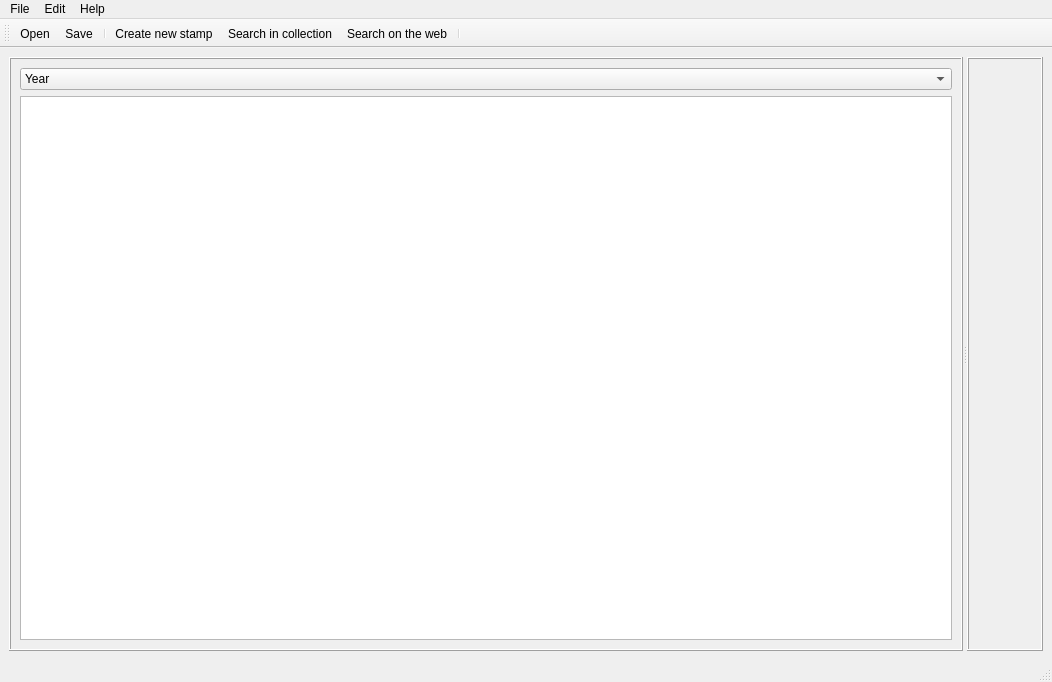
<?xml version="1.0" encoding="UTF-8"?>
<ui version="4.0">
 <class>MainWindow</class>
 <widget class="QMainWindow" name="MainWindow">
  <property name="geometry">
   <rect>
    <x>0</x>
    <y>0</y>
    <width>1052</width>
    <height>682</height>
   </rect>
  </property>
  <property name="windowTitle">
   <string>Philatelie</string>
  </property>
  <widget class="QWidget" name="centralwidget">
   <layout class="QHBoxLayout" name="horizontalLayout">
    <item>
     <widget class="QSplitter" name="splitter">
      <property name="orientation">
       <enum>Qt::Horizontal</enum>
      </property>
      <widget class="QFrame" name="frameFilter">
       <property name="sizePolicy">
        <sizepolicy hsizetype="Preferred" vsizetype="Preferred">
         <horstretch>0</horstretch>
         <verstretch>0</verstretch>
        </sizepolicy>
       </property>
       <property name="frameShape">
        <enum>QFrame::Box</enum>
       </property>
       <property name="frameShadow">
        <enum>QFrame::Raised</enum>
       </property>
       <layout class="QGridLayout" name="gridLayout_2">
        <item row="0" column="0">
         <widget class="QComboBox" name="comboBoxFilter">
          <item>
           <property name="text">
            <string>Year</string>
           </property>
          </item>
          <item>
           <property name="text">
            <string>Group</string>
           </property>
          </item>
          <item>
           <property name="text">
            <string>Category</string>
           </property>
          </item>
          <item>
           <property name="text">
            <string>Designer</string>
           </property>
          </item>
          <item>
           <property name="text">
            <string>Engraver</string>
           </property>
          </item>
         </widget>
        </item>
        <item row="1" column="0">
         <widget class="QListWidget" name="listWidgetFilter"/>
        </item>
       </layout>
      </widget>
      <widget class="QFrame" name="frameDisplay">
       <property name="frameShape">
        <enum>QFrame::Box</enum>
       </property>
       <property name="frameShadow">
        <enum>QFrame::Raised</enum>
       </property>
       <layout class="QVBoxLayout" name="verticalLayout">
        <item>
         <layout class="QGridLayout" name="gridLayoutDisplay"/>
        </item>
       </layout>
      </widget>
     </widget>
    </item>
   </layout>
  </widget>
  <widget class="QMenuBar" name="menubar">
   <property name="geometry">
    <rect>
     <x>0</x>
     <y>0</y>
     <width>1052</width>
     <height>25</height>
    </rect>
   </property>
   <widget class="QMenu" name="menuFile">
    <property name="title">
     <string>File</string>
    </property>
    <addaction name="actionOpen"/>
    <addaction name="actionSave"/>
    <addaction name="actionSave_as"/>
    <addaction name="separator"/>
    <addaction name="actionQuit"/>
   </widget>
   <widget class="QMenu" name="menuHelp">
    <property name="title">
     <string>Help</string>
    </property>
    <addaction name="actionAbout_Philatelie"/>
   </widget>
   <widget class="QMenu" name="menuEdit">
    <property name="title">
     <string>Edit</string>
    </property>
    <addaction name="actionCreate_new_stamp"/>
    <addaction name="actionSearchCollection"/>
    <addaction name="actionSearchWeb"/>
   </widget>
   <addaction name="menuFile"/>
   <addaction name="menuEdit"/>
   <addaction name="menuHelp"/>
  </widget>
  <widget class="QStatusBar" name="statusbar"/>
  <widget class="QToolBar" name="toolBar">
   <property name="windowTitle">
    <string>toolBar</string>
   </property>
   <attribute name="toolBarArea">
    <enum>TopToolBarArea</enum>
   </attribute>
   <attribute name="toolBarBreak">
    <bool>false</bool>
   </attribute>
   <addaction name="actionOpen"/>
   <addaction name="actionSave"/>
   <addaction name="separator"/>
   <addaction name="actionCreate_new_stamp"/>
   <addaction name="actionSearchCollection"/>
   <addaction name="actionSearchWeb"/>
   <addaction name="separator"/>
  </widget>
  <action name="actionOpen">
   <property name="icon">
    <iconset resource="mainWindow.qrc">
     <normaloff>:/actions/document-open.png</normaloff>:/actions/document-open.png</iconset>
   </property>
   <property name="text">
    <string>Open</string>
   </property>
  </action>
  <action name="actionQuit">
   <property name="text">
    <string>Quit</string>
   </property>
  </action>
  <action name="actionAbout_Philatelie">
   <property name="text">
    <string>About Philatelie</string>
   </property>
  </action>
  <action name="actionSave">
   <property name="icon">
    <iconset resource="mainWindow.qrc">
     <normaloff>:/actions/document-save.png</normaloff>:/actions/document-save.png</iconset>
   </property>
   <property name="text">
    <string>Save</string>
   </property>
  </action>
  <action name="actionSave_as">
   <property name="text">
    <string>Save as...</string>
   </property>
  </action>
  <action name="actionCreate_new_stamp">
   <property name="icon">
    <iconset resource="mainWindow.qrc">
     <normaloff>:/actions/add.png</normaloff>:/actions/add.png</iconset>
   </property>
   <property name="text">
    <string>Create new stamp</string>
   </property>
  </action>
  <action name="actionSearchWeb">
   <property name="icon">
    <iconset resource="mainWindow.qrc">
     <normaloff>:/actions/applications-internet.png</normaloff>:/actions/applications-internet.png</iconset>
   </property>
   <property name="text">
    <string>Search on the web</string>
   </property>
  </action>
  <action name="actionSearchCollection">
   <property name="icon">
    <iconset resource="mainWindow.qrc">
     <normaloff>:/actions/search.png</normaloff>:/actions/search.png</iconset>
   </property>
   <property name="text">
    <string>Search in collection</string>
   </property>
  </action>
 </widget>
 <resources>
  <include location="mainWindow.qrc"/>
 </resources>
 <connections>
  <connection>
   <sender>actionQuit</sender>
   <signal>triggered()</signal>
   <receiver>MainWindow</receiver>
   <slot>close()</slot>
   <hints>
    <hint type="sourcelabel">
     <x>-1</x>
     <y>-1</y>
    </hint>
    <hint type="destinationlabel">
     <x>525</x>
     <y>340</y>
    </hint>
   </hints>
  </connection>
 </connections>
</ui>
